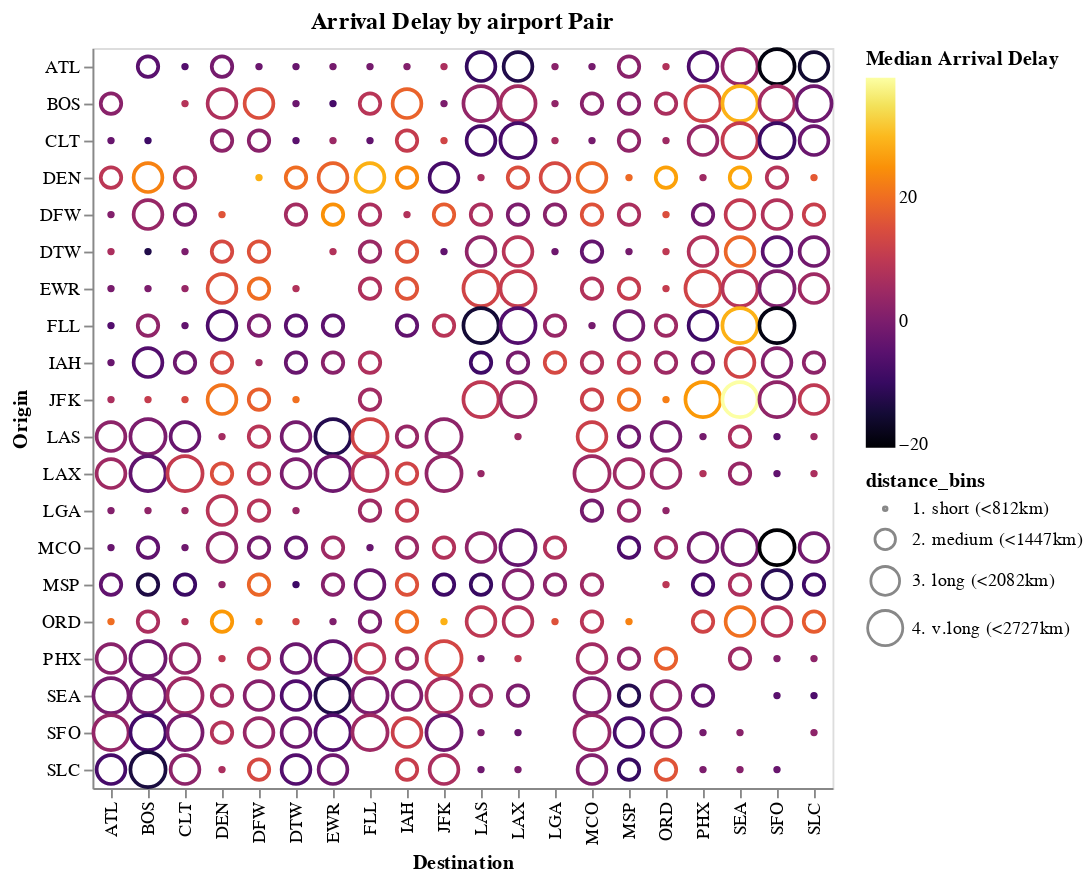

The notebook cell this image was saved under:
### Markdown cell above
### Interactive Charts: selection v2

### Code cell
bins = pd.cut(airport_pairs['distance'], 4, labels=['1. short (<812km)', '2. medium (<1447km)', '3. long (<2082km)', '4. v.long (<2727km)'])
airport_pairs['distance_bins'] = bins

## CHART
selection = alt.selection_multi(fields=['distance_bins'], bind='legend')

basic_scatter = alt.Chart(airport_pairs, title='Arrival Delay by airport Pair').mark_point().encode(
    alt.Y('ORIGIN_AIRPORT', title="Origin"),
    alt.X('DESTINATION_AIRPORT', title="Destination"),
    size='distance_bins',
    opacity=alt.condition(selection, alt.value(1), alt.value(0.2)),    
    color=alt.Color('median_arrival_delay', 
                           scale=alt.Scale(scheme='inferno'), 
                           legend=alt.Legend(title="Median Arrival Delay")
                          ),
    tooltip=[  alt.Tooltip('ORIGIN_AIRPORT')
             , alt.Tooltip('DESTINATION_AIRPORT')
             , alt.Tooltip('nb_flights')
             , alt.Tooltip('median_arrival_delay')

            ],     
).add_selection(
selection
)

basic_scatter

### Figure 1 — Vega-Lite specification as saved in the notebook (floating-point values rounded to 4 significant figures; data arrays with more than 128 entries replaced by an {"elided": "..."} marker saying what was removed)
{"config": {"view": {"continuousWidth": 400, "continuousHeight": 300}}, "data": {"name": "data-caa063c7133b8444f37ecfdce823fe9a"}, "mark": "point", "encoding": {"color": {"type": "quantitative", "field": "median_arrival_delay", "legend": {"title": "Median Arrival Delay"}, "scale": {"scheme": "inferno"}}, "opacity": {"condition": {"value": 1, "selection": "selector023"}, "value": 0.2}, "size": {"type": "nominal", "field": "distance_bins"}, "tooltip": [{"type": "nominal", "field": "ORIGIN_AIRPORT"}, {"type": "nominal", "field": "DESTINATION_AIRPORT"}, {"type": "quantitative", "field": "nb_flights"}, {"type": "quantitative", "field": "median_arrival_delay"}], "x": {"type": "nominal", "field": "DESTINATION_AIRPORT", "title": "Destination"}, "y": {"type": "nominal", "field": "ORIGIN_AIRPORT", "title": "Origin"}}, "selection": {"selector023": {"type": "multi", "fields": ["distance_bins"], "bind": "legend"}}, "title": "Arrival Delay by airport Pair", "$schema": "https://vega.github.io/schema/vega-lite/v4.0.0.json", "datasets": {"data-caa063c7133b8444f37ecfdce823fe9a": {"elided": "358 records"}}}
